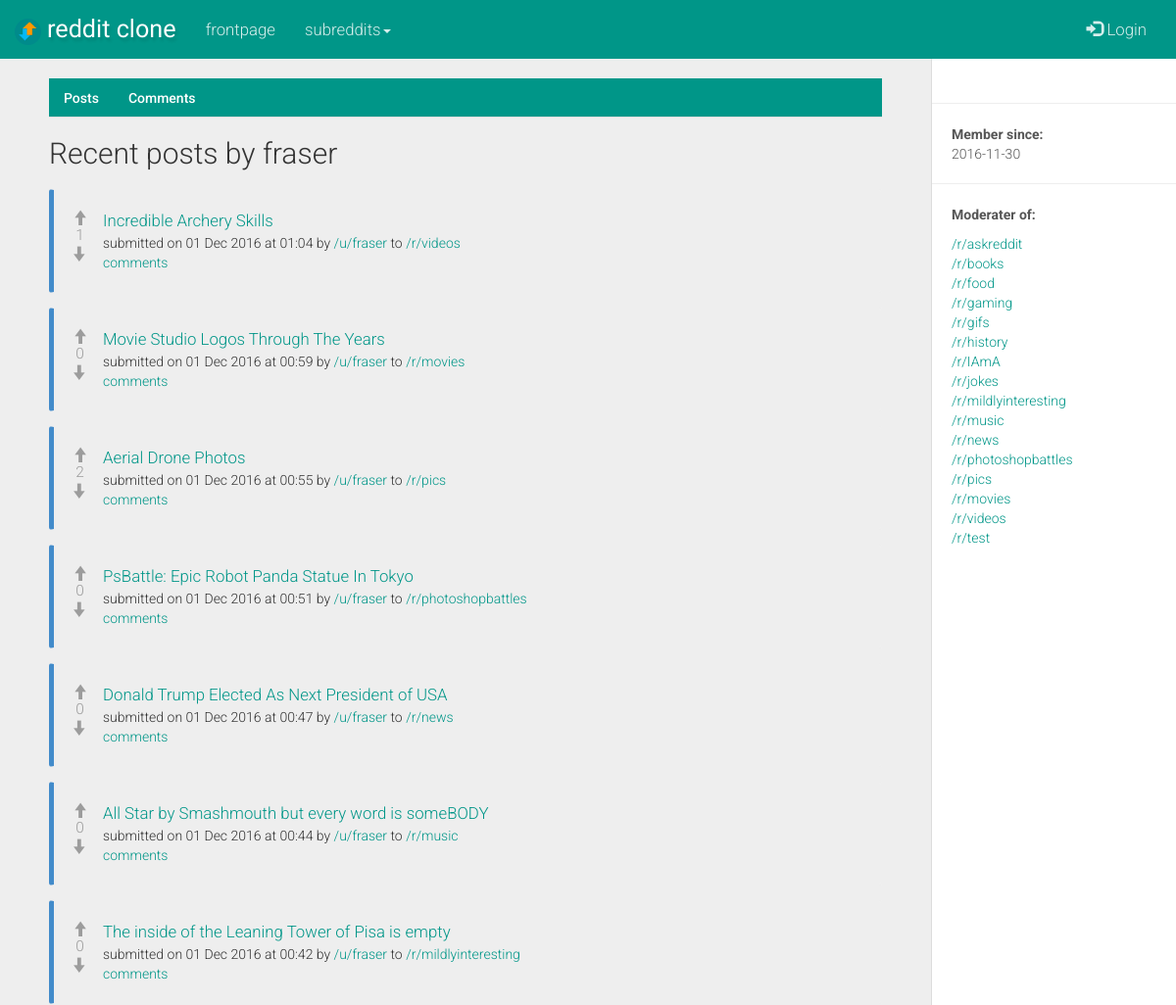
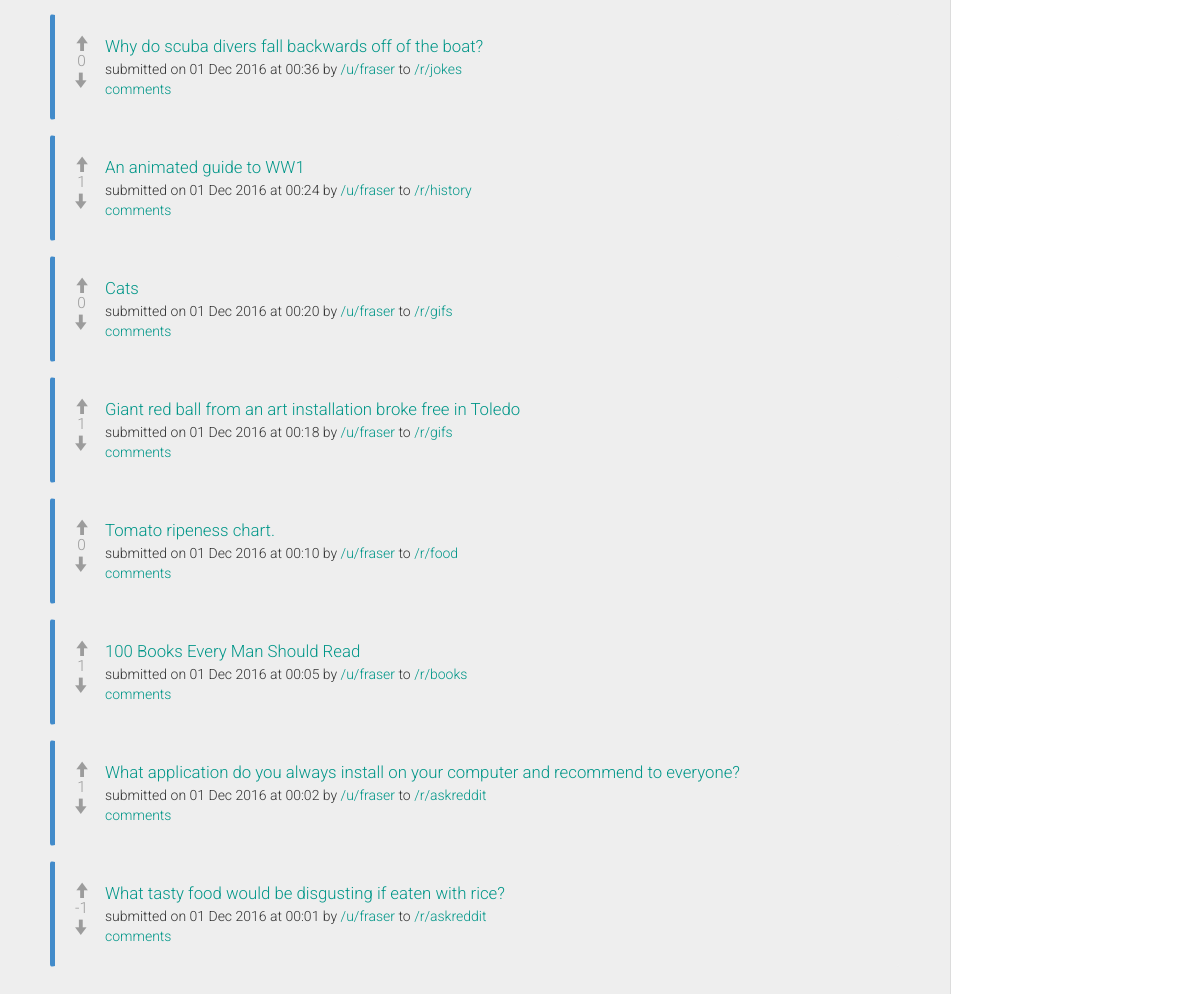
The page /u/fraser on the database its author committed (2 pictures, top to bottom).
### tables this page shows
CREATE TABLE users (
  user_id TEXT UNIQUE,
  username TEXT UNIQUE,
  password TEXT,
  created_on TEXT
);

CREATE TABLE subreddits (
  subreddit_id TEXT UNIQUE,
  subreddit_name TEXT UNIQUE,
  subreddit_title TEXT,
  subreddit_desc TEXT,
  subreddit_sidebar TEXT,
  subreddit_created_on TEXT,
  created_by_user TEXT
);

CREATE TABLE posts (
  post_id TEXT UNIQUE,
  related_subreddit_id TEXT,
  related_subreddit_name TEXT,
  related_user_id TEXT,
  post_type TEXT,
  post_title TEXT,
  url_friendly_title TEXT,
  post_link TEXT,
  post_textarea TEXT,
  post_timestamp TEXT,
  post_votes TEXT,
  upvoted_by_user TEXT,
  downvoted_by_user TEXT
);

### app.py (the view)
@app.route('/user/<string:user>')
@app.route('/u/<string:user>')
def user(user):
  if 'username' in session:
    username = session['username']
  else:
    username = 'null'
  if user:
    con = sqlite3.connect(db_location)
    con.row_factory = sqlite3.Row
    cursor = con.cursor()
    cursor.execute("SELECT user_id, username, created_on FROM users WHERE username=?",(user, ))
    user_exists = cursor.fetchall()
    cursor.execute("SELECT * FROM posts WHERE related_user_id=? ORDER BY post_timestamp desc",(user, ))
    user_posts = cursor.fetchall()
    cursor.execute("SELECT * FROM posts")
    posts = cursor.fetchall()
    cursor.execute("SELECT * FROM comments WHERE related_user_id=? ORDER BY comment_timestamp desc",(user, ))
    user_comments = cursor.fetchall()
    cursor.execute("SELECT * from subreddits WHERE created_by_user=?",(user, ))
    mod_subs = cursor.fetchall()
    cursor.execute("SELECT post_id FROM posts WHERE upvoted_by_user LIKE ? ORDER BY post_timestamp desc",('%'+username+'%',))
    upvoted_by_user = cursor.fetchall()
    cursor.execute("SELECT post_id FROM posts WHERE downvoted_by_user LIKE ? ORDER BY post_timestamp desc",('%'+username+'%',))
    downvoted_by_user = cursor.fetchall()
    cursor.execute("SELECT post_id FROM posts WHERE upvoted_by_user LIKE ? ORDER BY cast(post_votes as REAL) desc",('%'+username+'%',))
    top_upvoted_by_user = cursor.fetchall()
    cursor.execute("SELECT post_id FROM posts WHERE downvoted_by_user LIKE ? ORDER BY cast(post_votes as REAL) desc",('%'+username+'%',))
    top_downvoted_by_user = cursor.fetchall()
    if user_exists:
      if user_posts:
        if user_posts and mod_subs:
          return render_template('user.html', user = user_exists, user_posts = user_posts, mod_subs = mod_subs, user_comments = user_comments, posts = posts, upvoted_by_user = upvoted_by_user, downvoted_by_user = downvoted_by_user)
        else:
          return render_template('user.html', user = user_exists, user_posts = user_posts, user_comments = user_comments, posts = posts, upvoted_by_user = upvoted_by_user, downvoted_by_user = downvoted_by_user)
      else:
        return render_template('user.html', user = user_exists)
    else:
      return render_template('user.html', error = user)

### app.py (called while the page is built)
@app.teardown_appcontext
def close_db_connection(exception):
  db = getattr(g, 'db', None)
  if db is not None:
    db.close()

### templates/user.html (shortened to what this page needs)
{% extends "base.html" %}
{% block body %}
  {% if user %}
    {% for user in user %}
      <div id="wrapper">
        <div id="sidebar-wrapper">
            <ul class="sidebar-nav"><br>
                <li class="sidebar-brand">
                    <strong>{{ user.username }}</strong>
                </li>
                <hr>
                <li><p class="sidebar-item"><strong>Member since:</strong> <br>{{ user.created_on[:10] }}</p></li>
                <hr>
                <li><p class="sidebar_item"><strong>Moderater of:</strong> </p></li>
                {% if mod_subs %}
                  {% for sub in mod_subs %}
                    <li><a href="{{ url_for('subreddit', subreddit=sub.subreddit_name) }}">/r/{{ sub.subreddit_name }}</a></li>
                  {% endfor %}
                {% else %}
                  <li>N/A</li>
                {% endif %}
            </ul>
        </div>
        <div id="page-content-wrapper">
            <div class="container-fluid">
                <div class="row">
                    <div class="col-lg-12">
                      <ul class="nav nav-tabs">
                        <li class="active" id="posts-tab"><a href="#posts" id="show-posts"> Posts</a></li>
                        <li id="comments-tab"><a href="#comments" id="show-comments"> Comments</a></li>
                      </ul>
                      <div class="tab-content">
                      <div id="posts" class="tab-pane fade in active">
                        <h2>Recent posts by {{ user.username }}</h2>
                        {% if user_posts %}
                        {% set upvote_count = 0 %}
                        {% set downvote_count = 0 %}
                          {% for post in user_posts %}
                           <div class="bs-callout bs-callout-primary">
                            <div class="post-votes noselect">
                              {% if session['username'] %}
                                <input type="hidden" class="upvoted-by-user" value="{{ session['username'] }}">
                                  {% if post.post_id in upvoted_by_user[upvote_count] %}
                                      <span class="glyphicon glyphicon-arrow-up prev-upvoted" id="prev-upvoted"> </span><br>
                                      {% set upvote_count = upvote_count + 1 %}
                                  {% else %}
                                      <span class="glyphicon glyphicon-arrow-up upvote" id="upvote"> </span><br>
                                  {% endif %}
                              {% else %}
                                <span class="glyphicon glyphicon-arrow-up upvote-disabled" data-toggle="modal" data-target="#vote-login"> </span><br>
                              {% endif %}
                              <span class="votes-number">{{ post.post_votes }}</span><br>
                              {% if session['username'] %}
                                <input type="hidden" class="downvoted-by-user" value="{{ session['username'] }}">
                                  {% if post.post_id in downvoted_by_user[downvote_count] %}
                                    <span class="glyphicon glyphicon-arrow-down prev-downvoted" id="prev-downvoted"> </span><br>
                                     {% set downvote_count = downvote_count + 1 %}
                                  {% else %}
                                    <span class="glyphicon glyphicon-arrow-down downvote" id="downvote"> </span><br>
                                  {% endif %}
                              {% else %}
                                <span class="glyphicon glyphicon-arrow-down downvote-disabled" data-toggle="modal" data-target="#vote-login"> </span><br>
                              {% endif %}
                            </div>
                          {% if post.post_type == 'link' %}
                            <a href="{{ ''.join([' ',post.post_link]) }}" class="sub-list-link" target="_blank">{{ post.post_title }} </a><br>
                          {% else %}
                            <a href="{{ url_for('comments_section', subreddit = post.related_subreddit_name, post_id = post.post_id, post_title = post.url_friendly_title) }}" class="sub-list-link">{{ post.post_title }} </a><br>
                          {% endif %}
                            <small>submitted on {{ post.post_timestamp }} by <a href="{{ url_for('user',user=post.related_user_id) }}">/u/{{ post.related_user_id }}</a> to <a href="{{ url_for('subreddit',subreddit=post.related_subreddit_name) }}">/r/{{ post.related_subreddit_name }}</a> </small>
                            <br><small><a href="{{ url_for('comments_section', subreddit = post.related_subreddit_name, post_id = post.post_id, post_title = post.url_friendly_title) }}">comments</a></small>
                          </div>
                          {% endfor %}
                        {% else %}
                          <div class="alert alert-warning">
                            {{ user.username }}  has not posted anything yet.
                          </div>
                        {% endif %}
                      </div>
                    </div>
                </div>
            </div>
        </div>
    </div>
    {% endfor %}
  {% else %}
    {% if error %}
      <div class="alert alert-warning" role="alert">
        <strong>Oops! </strong>User '<strong>{{ error }}</strong>' does not exist
      </div>
    {% endif %}
  {% endif %}
{% endblock %}

### static/css/style.css (style rules this page uses)
small { font-size: 100%; }
.post-votes { float: left; width: 40px; height: 50px; text-align: center; padding-right: 7px; margin-left: -10px; font-size: 1.1em; }
.votes-number { color: #9c9c9c; }
.upvote-disabled { cursor: pointer; color: #9c9c9c; }
.downvote-disabled { cursor: pointer; color: #9c9c9c; }
.bs-callout { padding: 20px; margin: 20px 0; border: 1px solid #eee; border-left-width: 5px; border-radius: 3px; }
.bs-callout+.bs-callout { margin-top: -5px; }
.bs-callout-primary { border-left-color: #428bca; }
.sub-list-link { font-size: 1.2em; }
#sidebar-wrapper { position: fixed !important; top: 0px; overflow-y: scroll !important; }
#page-content-wrapper { position: relative !important; }
.bs-callout > small { white-space: pre; }
.noselect { -webkit-touch-callout: none; -webkit-user-select: none; -khtml-user-select: none; -moz-user-select: none; -ms-user-select: none; user-select: none; }

### static/css/sidebar.css (style rules this page uses)
body { overflow-x: hidden; }
#wrapper { margin-top: -20px; padding-left: 0; -webkit-transition: all 0.5s ease; -moz-transition: all 0.5s ease; -o-transition: all 0.5s ease; transition: all 0.5s ease; }
#sidebar-wrapper { z-index: 1000; position: absolute; right: 0px; width: 0; height: 100%; margin-left: -250px; overflow: hidden; background: #fff; border-left: 1px solid #dcdcdc; -webkit-transition: all 0.5s ease; -moz-transition: all 0.5s ease; -o-transition: all 0.5s ease; transition: all 0.5s ease; }
#page-content-wrapper { width: 100%; position: absolute; padding: 15px; }
.sidebar-nav { position: absolute; top: 0; width: 250px; margin: 0; padding: 0; list-style: none; }
.sidebar-nav li { margin: 0px 20px 0px 20px; }
.sidebar-nav li p { color:#565656; word-wrap: break-word; }
.sidebar-nav > .sidebar-brand { height: 65px; font-size: 18px; line-height: 60px; }
@media (min-width:1024px) { #wrapper { margin-top: -20px; padding-right: 250px; } }
@media (min-width:1024px) { #sidebar-wrapper { width: 250px; } }
@media (min-width:1024px) { #page-content-wrapper { padding: 20px; position: relative; } }

### rows shown on the page
users: created_on "2016-11-30", username "fraser"
subreddits: subreddit_name "askreddit"
subreddits: subreddit_name "books"
subreddits: subreddit_name "food"
subreddits: subreddit_name "gaming"
subreddits: subreddit_name "gifs"
subreddits: subreddit_name "history"
subreddits: subreddit_name "IAmA"
subreddits: subreddit_name "jokes"
subreddits: subreddit_name "mildlyinteresting"
subreddits: subreddit_name "music"
subreddits: subreddit_name "news"
subreddits: subreddit_name "photoshopbattles"
subreddits: subreddit_name "pics"
subreddits: subreddit_name "movies"
subreddits: subreddit_name "videos"
subreddits: subreddit_name "test"
posts: post_votes "1", post_title "Incredible Archery Skills", post_timestamp "01 Dec 2016 at 01:04", related_user_id "fraser", related_subreddit_name "videos"
posts: post_votes "0", post_title "Movie Studio Logos Through The Years", post_timestamp "01 Dec 2016 at 00:59", related_user_id "fraser", related_subreddit_name "movies"
posts: post_votes "2", post_title "Aerial Drone Photos", post_timestamp "01 Dec 2016 at 00:55", related_user_id "fraser", related_subreddit_name "pics"
posts: post_votes "0", post_title "PsBattle: Epic Robot Panda Statue In Tokyo", post_timestamp "01 Dec 2016 at 00:51", related_user_id "fraser", related_subreddit_name "photoshopbattles"
posts: post_votes "0", post_title "Donald Trump Elected As Next President of USA", post_timestamp "01 Dec 2016 at 00:47", related_user_id "fraser", related_subreddit_name "news"
posts: post_votes "0", post_title "All Star by Smashmouth but every word is someBODY", post_timestamp "01 Dec 2016 at 00:44", related_user_id "fraser", related_subreddit_name "music"
posts: post_votes "0", post_title "The inside of the Leaning Tower of Pisa is empty", post_timestamp "01 Dec 2016 at 00:42", related_user_id "fraser", related_subreddit_name "mildlyinteresting"
posts: post_votes "0", post_title "Why do scuba divers fall backwards off of the boat?", post_timestamp "01 Dec 2016 at 00:36", related_user_id "fraser", related_subreddit_name "jokes"
posts: post_votes "1", post_title "An animated guide to WW1", post_timestamp "01 Dec 2016 at 00:24", related_user_id "fraser", related_subreddit_name "history"
posts: post_votes "0", post_title "Cats", post_timestamp "01 Dec 2016 at 00:20", related_user_id "fraser", related_subreddit_name "gifs"
posts: post_votes "1", post_title "Giant red ball from an art installation broke free in Toledo", post_timestamp "01 Dec 2016 at 00:18", related_user_id "fraser", related_subreddit_name "gifs"
posts: post_votes "0", post_title "Tomato ripeness chart.", post_timestamp "01 Dec 2016 at 00:10", related_user_id "fraser", related_subreddit_name "food"
posts: post_votes "1", post_title "100 Books Every Man Should Read", post_timestamp "01 Dec 2016 at 00:05", related_user_id "fraser", related_subreddit_name "books"
posts: post_votes "1", post_title "What application do you always install on your computer and recommend to everyone?", post_timestamp "01 Dec 2016 at 00:02", related_user_id "fraser", related_subreddit_name "askreddit"
posts: post_votes "-1", post_title "What tasty food would be disgusting if eaten with rice?", post_timestamp "01 Dec 2016 at 00:01", related_user_id "fraser", related_subreddit_name "askreddit"
